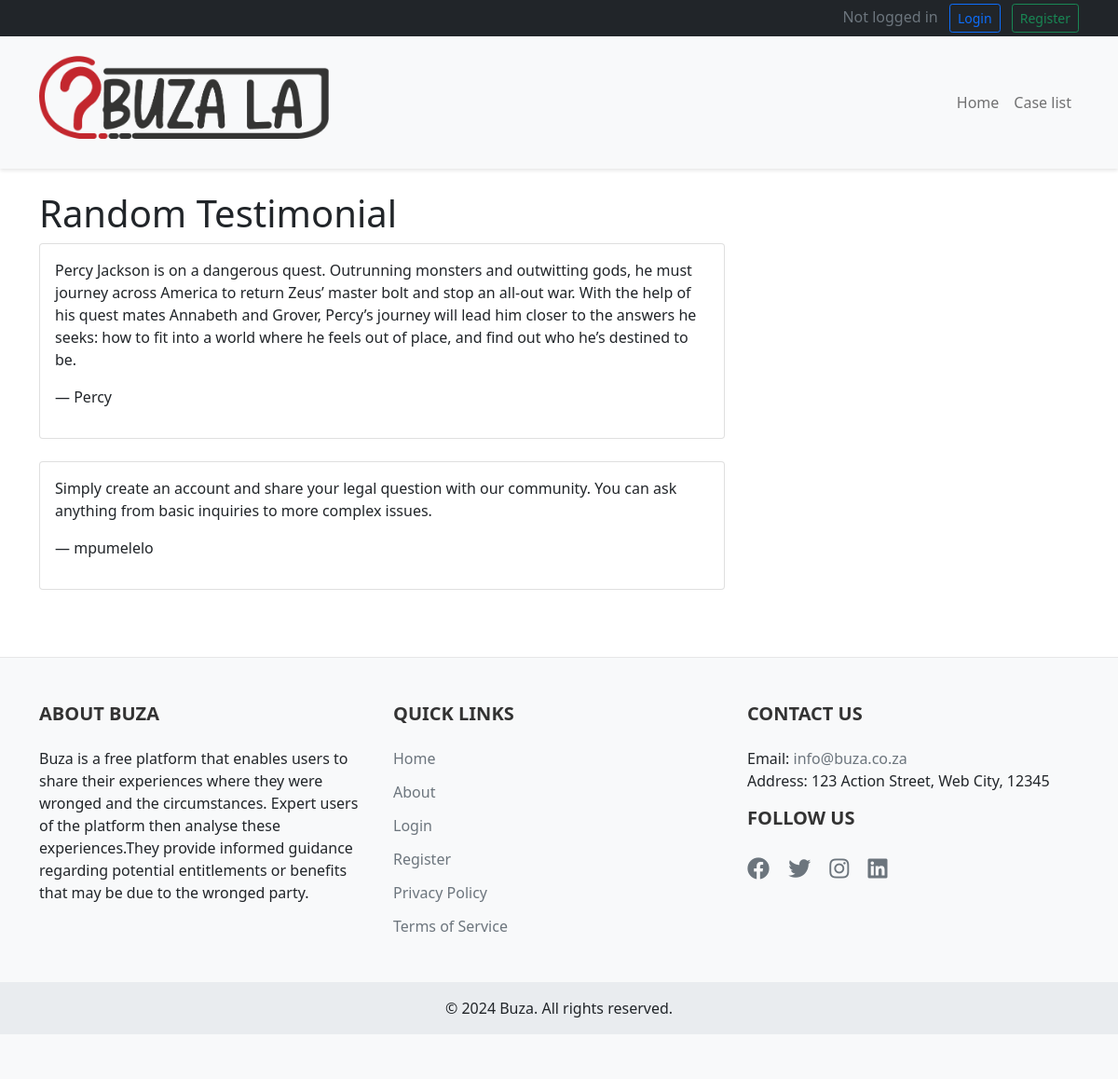
Page /testimonial/ on the committed database.
### blog/models.py (models this page shows, shortened)
class Testimonial(models.Model):
    author_name = models.CharField(max_length=100)
    content = models.TextField()

### blog/views.py (the view)
# urls.py: path('testimonial/', views.random_testimonial, name = 'random_testimonial')
def random_testimonial(request):
    testimonial = Testimonial.objects.all()
    return render(request, 'blog/testimonial.html', {'testimonial': testimonial})

### blog/templates/blog/testimonial.html (shortened to what this page needs)
{% extends 'blog/base.html' %}
{%block content%}
    <h1>Random Testimonial</h1>
    {%if testimonial%}
    {%for test in testimonial%}
        <div class="card mb-4">
            <div class="card-body">
            <blockquote>
                <p>{{ test.content }}</p>
                <footer>— {{ test.author_name }}</footer>
            </blockquote>
        </div>
    </div>
    {%endfor%}
    {%else%}
            <p>No testimonials available.</p>
        {%endif%}
{% endblock %}

### rows in the picture
Testimonial: content "Percy Jackson is on a dangerous quest. Outrunning monsters and outwitting gods, he must journey across America to return Zeus’ master bolt and stop an all-out war. With the help of his quest mates Annabeth and Grover, Percy’s journey will lead him closer to the answers he seeks: how to fit into a world where he feels out of place, and find out who he’s destined to be.", author_name "Percy"
Testimonial: content "Simply create an account and share your legal question with our community. You can ask anything from basic inquiries to more complex issues.", author_name "mpumelelo"
